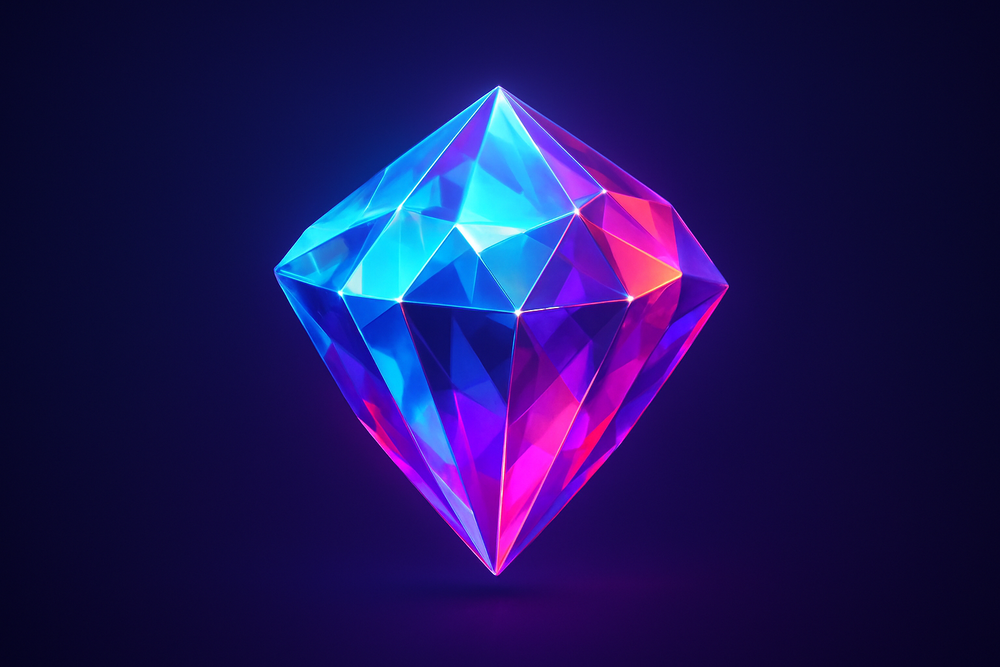
#> input picture client/src/assets/Vibrant Geometric Gemstone in Gradient Light.png, 1000 x 667 px, shrunk from 1536 x 1024 before the run
$ python predict.py '../../client/src/assets/Vibrant Geometric Gemstone in Gradient Light.png'   (older library calls are emulated)
#> lines starting #> are read from the running program, lines starting #| are printed output that depends on the picture
import sys
import joblib
import cv2
import numpy as np
import os
from skimage.feature import local_binary_pattern, graycomatrix, graycoprops

# --- 1. Feature Extraction Parameters ---
# These MUST be identical to the parameters used during model training.
LBP_RADIUS = 2
LBP_POINTS = 8 * LBP_RADIUS
LBP_METHOD = "uniform"
GLCM_DISTANCES = [1, 2, 3]
GLCM_ANGLES = [0, np.pi / 4, np.pi / 2, 3 * np.pi / 4]
GLCM_PROPS = ["contrast", "dissimilarity", "homogeneity", "energy", "correlation", "ASM"]
COLOR_BINS = 8

# --- 2. Individual Feature Extraction Functions ---
def extract_color_histogram(image_rgb, bins=(COLOR_BINS, COLOR_BINS, COLOR_BINS)):
    """Calculates a 3D color histogram from an RGB image."""
    hist = cv2.calcHist([image_rgb], [0, 1, 2], None, bins, [0, 256, 0, 256, 0, 256])
    cv2.normalize(hist, hist)
    return hist.flatten()

def extract_lbp_features(gray_image):
    """Extracts LBP texture features from a grayscale image."""
    lbp = local_binary_pattern(gray_image, LBP_POINTS, LBP_RADIUS, LBP_METHOD)
    (hist, _) = np.histogram(lbp.ravel(),
                             bins=np.arange(0, LBP_POINTS + 3),
                             range=(0, LBP_POINTS + 2))
    hist = hist.astype("float")
    hist /= (hist.sum() + 1e-6)
    return hist

def extract_haralick_features(gray_image):
    """Extracts Haralick texture features from a grayscale image."""
    glcm = graycomatrix(gray_image, distances=GLCM_DISTANCES,
                        angles=GLCM_ANGLES, symmetric=True, normed=True)
    features = []
    for prop in GLCM_PROPS:
        values = graycoprops(glcm, prop)
        features.extend(values.flatten())
    return np.array(features)

# --- 3. Main Feature Extraction Pipeline ---
def extract_features_from_image(image_path):
    """Loads an image and extracts the full feature vector."""
    image_bgr = cv2.imread(image_path)
#> image_bgr is the input picture: shape (667, 1000, 3); mean B, G, R 91.1, 21.2, 30.1
    if image_bgr is None:
        raise ValueError(f"Could not read the image from path: {image_path}")

    # FIX: Convert image to RGB for color features to match training
    image_rgb = cv2.cvtColor(image_bgr, cv2.COLOR_BGR2RGB)

    # Convert to grayscale for texture features
    gray_image = cv2.cvtColor(image_bgr, cv2.COLOR_BGR2GRAY)
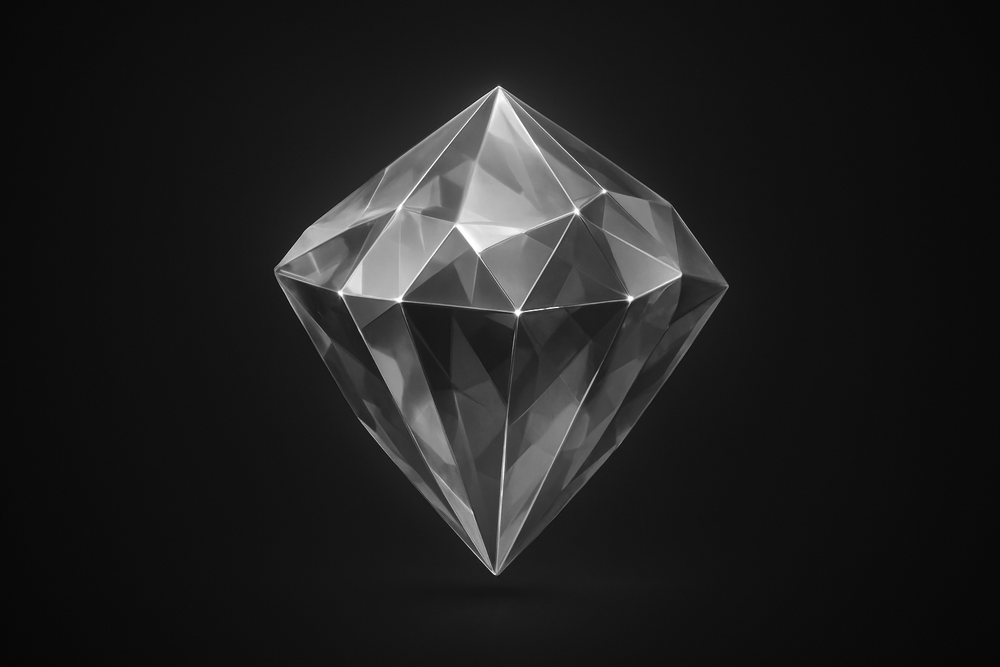
#> gray_image: shape (667, 1000); min 6, max 255, mean 31.8

    # Extract all feature types
    color_features = extract_color_histogram(image_rgb)
#> color_features = 512 values, max 0.846 at index 1, min 0 at index 7, mean 0.00364
    lbp_features = extract_lbp_features(gray_image)
#> in extract_lbp_features, `lbp = local_binary_pattern(gray_image, LBP_POINTS, LBP_RADIUS, LBP_MET..`:
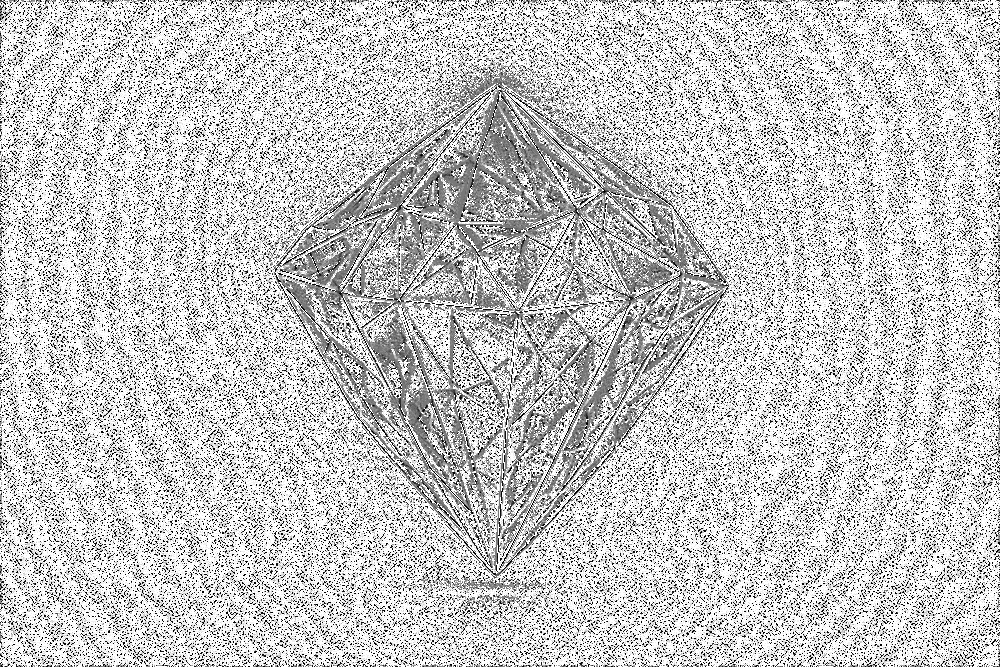
#> lbp: shape (667, 1000) float64; min 0, max 17, mean 13.14; drawn with min black and max white
#> in extract_lbp_features, `(hist, _) = np.histogram(lbp.ravel(), bins=np.arange(0, LBP_POINTS + 3..`: hist = 18 values, max 276995 at index 17, min 3815 at index 4, mean 37055.6
#> in extract_lbp_features, `hist /= (hist.sum() + 1e-6)`: hist = 18 values, max 0.415 at index 17, min 0.00572 at index 4, mean 0.0556
#> lbp_features has the same summary as hist in extract_lbp_features
    haralick_features = extract_haralick_features(gray_image)
#> after the loop in extract_haralick_features, `for prop in GLCM_PROPS:`: features = 72 values, max 134.6 at index 8, min 0.0118 at index 64, mean 14.39
#> haralick_features has the same summary as features in extract_haralick_features

    # Combine features into a single vector
    all_features = np.hstack([color_features, lbp_features, haralick_features])
#> all_features = 602 values, max 134.6 at index 538, min 0 at index 7, mean 1.73
    return all_features

# --- 4. Prediction Function ---
def predict_with_loaded_models(features, model_path, encoder_path):
    """Loads the model and encoder to make a prediction."""
    model = joblib.load(model_path)
    label_encoder = joblib.load(encoder_path)

    # Reshape features for a single prediction and predict
    numeric_prediction = model.predict(features.reshape(1, -1))
    text_prediction = label_encoder.inverse_transform(numeric_prediction)

    return text_prediction[0]

# --- 5. Main Execution Block ---
def main():
    """Main function to run the prediction script from the command line."""
    if len(sys.argv) < 2:
        print("Error: No image path provided.", file=sys.stderr)
        print("Usage: python predict.py <path_to_image>", file=sys.stderr)
        sys.exit(1)

    image_path = sys.argv[1]

    try:
        # Define paths for the saved model and encoder
        base_dir = os.path.dirname(os.path.abspath(__file__))
        model_path = os.path.join(base_dir, 'random_forest_model.pkl')
        encoder_path = os.path.join(base_dir, 'label_encoder.pkl')

        # 1. Extract features from the input image
        features = extract_features_from_image(image_path)
#> features has the same summary as all_features in extract_features_from_image

        # 2. Make a prediction using the loaded models
        prediction = predict_with_loaded_models(features, model_path, encoder_path)

        # 3. Print the final result
        print(prediction)

    except Exception as e:
        print(f"An error occurred: {e}", file=sys.stderr)
#> (the run stopped early here; a loop or call above may not have finished)
